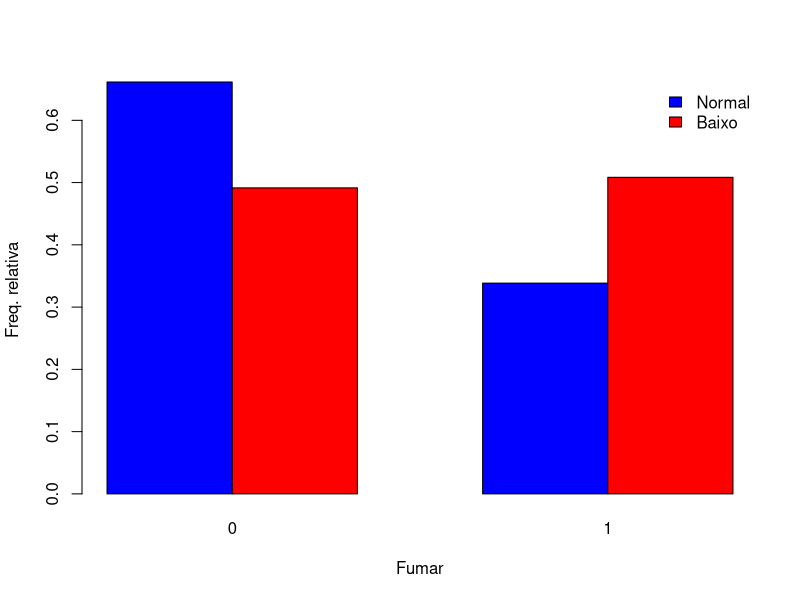

Recreate this plot in R.
setwd("~/Documents/projects/UTFPR/probabilidade-e-estatistica-MA35B/aula3/tarefas/tarefa5")
dados <- read.csv(file = "lowbwt2.csv", sep = ";")

f.absolutas <- table(dados$LOW, dados$SMOKE)
f.relativas <- prop.table(f.absolutas, 1)

barplot(f.relativas, beside = T, col = c("blue", "red"), xlab="Fumar", ylab="Freq. relativa")
legend("topright", fill = c("blue", "red"), legend=c("Normal", "Baixo"), bty="n")